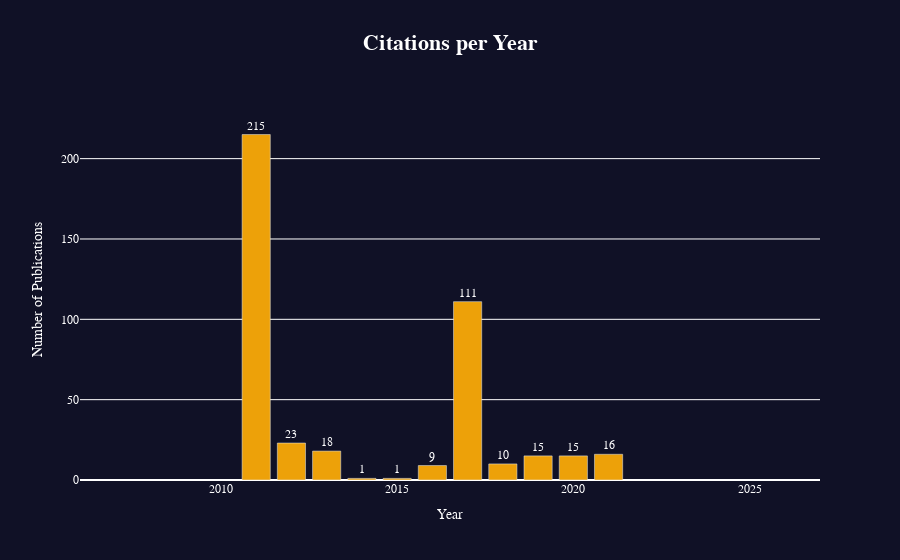

The notebook cell this image was saved under:
### Code cell
plots.make_citations_per_year(results_df, 'semantic_scholar')

### Figure 1 — Plotly figure (JSON) as saved in the notebook; plotly's stock layout.template omitted (floating-point values rounded to 4 significant figures)
{"data": [{"marker": {"color": "#eda109"}, "textangle": 0, "textposition": "outside", "texttemplate": "%{y}", "type": "bar", "x": [2011, 2012, 2013, 2014, 2015, 2016, 2017, 2018, 2019, 2020, 2021], "y": [215, 23, 18, 1, 1, 9, 111, 10, 15, 15, 16]}], "layout": {"font": {"color": "white", "family": "Courier New, monospace", "size": 12}, "paper_bgcolor": "#101126", "plot_bgcolor": "#101126", "title": {"text": "<span style='font-size: 22px;'><b>Citations per Year<b></span>", "x": 0.5}, "xaxis": {"range": [2006, 2027], "title": {"text": "Year"}}, "yaxis": {"range": [0, 236.5], "title": {"text": "Number of Publications"}}}}
